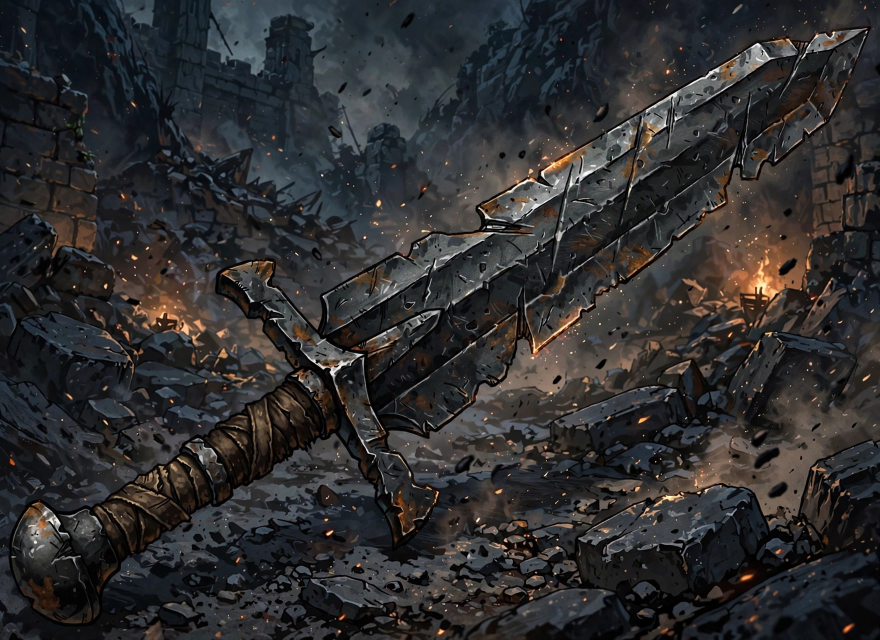
#> input picture assets/weapons/w001_hac_kiem_tan_binh/card/w001_card_preview_raw.png, 1760 x 1280 px, found by its file name (shown at 1/2 size)
$ python generate_sticker_and_w001.py
#> lines starting #> are read from the running program, lines starting #| are printed output that depends on the picture
#!/usr/bin/env python3
"""
Generator for:
1. Base Stickman / Sticker Hero ('Tướng Sticker Basic' — Stick War / Supreme Duelist 2D style, 4 Team Colors: Blue, Red, Green, Amber)
2. Weapon 001 (W001: Hắc Kiếm Tàn Binh — Rarity N Black-Iron Broadsword):
   - Horizontal Card Preview (884x632 PNG & 354x253 WebP) with DIAGONAL weapon composition to optimize horizontal frame.
   - Full uncropped Weapon Sprite on pure #FF00FF magenta (zero square frame) with 2 Grip Points (Grip 1 & Grip 2).
"""
import json
import os
import subprocess
import time
import urllib.request
import numpy as np
from PIL import Image

BASE_URL = "http://127.0.0.1:3456"
API_URL = f"{BASE_URL}/generate-image"
THREAD_URL = f"{BASE_URL}/v1/thread"

STICKER_DIR = "/Users/dochung/Desktop/card_g/assets/sticker_hero"
STICKER_REF_DIR = os.path.join(STICKER_DIR, "reference")
STICKER_RAW_DIR = os.path.join(STICKER_DIR, "raw")

W001_DIR = "/Users/dochung/Desktop/card_g/assets/weapons/w001_hac_kiem_tan_binh"
W001_CARD_DIR = os.path.join(W001_DIR, "card")
W001_MOB_CARD_DIR = "/Users/dochung/Desktop/card_g/assets/mobile/weapons/w001_hac_kiem_tan_binh/card"
W001_RAW_DIR = os.path.join(W001_DIR, "raw")
W001_PARTS_DIR = os.path.join(W001_DIR, "parts")

LAYOUT_1X1 = "/Users/dochung/Desktop/card_g/layout_guide/layout_guide_1x1.png"
LAYOUT_2X2 = "/Users/dochung/Desktop/card_g/layout_guide/layout_guide_2x2.png"

for d in [STICKER_REF_DIR, STICKER_RAW_DIR, W001_CARD_DIR, W001_MOB_CARD_DIR, W001_RAW_DIR, W001_PARTS_DIR]:
    os.makedirs(d, exist_ok=True)


def create_new_muse_thread():
    data = json.dumps({"new_thread": True}).encode("utf-8")
    req = urllib.request.Request(
        THREAD_URL,
        data=data,
        headers={"Content-Type": "application/json"},
        method="POST",
    )
    print("[Muse API] Creating brand-new thread (new_thread: true)...")
    with urllib.request.urlopen(req, timeout=60) as resp:
        res = json.loads(resp.read().decode("utf-8"))
        print(f"[Muse API] New thread created: session_id={res.get('session_id')} | url={res.get('thread_url')}")
        return res


def call_muse_generate(prompt: str, ref_images: list, save_path: str):
    if os.path.exists(save_path) and os.path.getsize(save_path) > 1024:
        print(f"[Muse API] Already exists, skipping: {save_path}")
        return
    for attempt in range(1, 4):
        payload = {
            "prompt": prompt,
            "reference_images": ref_images,
            "save_path": save_path,
        }
        data = json.dumps(payload).encode("utf-8")
        req = urllib.request.Request(
            API_URL,
            data=data,
            headers={"Content-Type": "application/json"},
            method="POST",
        )
        print(f"[Muse API] Attempt {attempt}/3 Generating -> {save_path} ...")
        try:
            with urllib.request.urlopen(req, timeout=300) as resp:
                res = json.loads(resp.read().decode("utf-8"))
        except Exception as e:
            print(f"[Muse API] Attempt {attempt} exception: {e}")
            res = {"error": str(e)}

        if os.path.exists(save_path) and os.path.getsize(save_path) > 1024:
            print(f"[Muse API] Successfully saved: {save_path} ({os.path.getsize(save_path)} bytes)")
            return res
        print(f"[Muse API] Warning: file not created yet (response={str(res)[:300]}). Retrying in 3s...")
        time.sleep(3)
    raise RuntimeError(f"Failed to generate {save_path} after 3 attempts!")


# 0. Start a brand-new thread on Muse Local Server
create_new_muse_thread()
#> (the call stopped at in create_new_muse_thread, `with urllib.request.urlopen(req, timeout=60) as resp:`: the network is not available in this run)

# 1. Generate Master Reference of Base Stickman Warrior ('Tướng Sticker Basic' — Stick War / Supreme Duelist 2D style)
sticker_ref_raw = os.path.join(STICKER_REF_DIR, "sticker_reference_raw.png")
prompt_sticker_ref = (
    "A single full-body 2D stylized Stickman Warrior game character ('Tướng Sticker Basic' in the style of Stick War: Legacy and Supreme Duelist Stickman) "
    "standing in a dynamic 3/4 combat stance facing RIGHT on a 100% pure flat solid #FF00FF magenta background. "
    "CRITICAL: DO NOT draw any cyan box, DO NOT draw any square frame, DO NOT draw any grid lines, and DO NOT draw any weapon! "
    "The background everywhere around the character must be 100% pure flat #FF00FF magenta. "
    "Design & Anatomy of the Stickman Warrior (clean 2D vector-painted game art with bold dark outlines and smooth 2D cel-shaded royal-blue #3B82F6 body segments so joints are clearly articulated): "
    "- Head (`head`): a smooth spherical stickman head with fierce determined white warrior eyes and a sleek dark-slate headband/brow accent, facing 3/4 right. "
    "- Torso (`chest` + `hip`): an athletic tapered stickman upper torso capsule (`chest`) connected to a compact articulated pelvis/waist joint (`hip`) with a simple dark utility belt band. "
    "- Arms: clearly articulated capsule upper arms (`arm_upper`), capsule forearms (`arm_lower`), and rounded clenched stickman fists (`hand_front` and `hand_back`) with a thumb knuckle ready to hold any weapon, posed in an open combat stance with arms separated from the body so nothing overlaps. "
    "- Legs: clearly articulated capsule thighs (`leg_thigh`), capsule shins (`leg_shin`), and sleek rounded stickman feet (`foot_front` and `foot_back`) planted in a 3/4 combat stance."
)
call_muse_generate(prompt_sticker_ref, [LAYOUT_1X1], sticker_ref_raw)

# 2. Generate 2x2 Cutout Parts Sheet for Stickman Warrior on pure #FF00FF
sticker_parts_raw = os.path.join(STICKER_RAW_DIR, "sticker_parts_2x2_raw.png")
prompt_sticker_parts = (
    "2x2 grid of 4 isolated 2D game cutout body-part groups for the exact royal-blue #3B82F6 Stickman Warrior from the second reference image, "
    "on a 100% pure flat solid #FF00FF magenta background. "
    "CRITICAL: DO NOT draw any cyan boxes, grid lines, or borders! The entire background must be 100% pure flat #FF00FF magenta: "
    "- Top-Left (Row 1, Col 1): HEAD ONLY (`head`) — the smooth round royal-blue stickman warrior head with fierce white eyes and dark brow headband in 3/4 right view. "
    "- Top-Right (Row 1, Col 2): TORSO & PELVIS SEPARATED (`chest` above, `hip` below with space between them) — the armless, legless royal-blue tapered upper chest capsule and the compact waist/pelvis segment with dark belt band. "
    "- Bottom-Left (Row 2, Col 1): ARM SEGMENTS SEPARATED (`arm_upper`, `arm_lower`, and rounded gripping fist `hand` spaced apart with clear #FF00FF gap between each piece) — smooth royal-blue capsule limb segments with bold dark outlines and rounded joint ends. "
    "- Bottom-Right (Row 2, Col 2): LEG SEGMENTS SEPARATED (`leg_thigh`, `leg_shin`, and rounded stickman foot `foot` spaced apart with clear #FF00FF gap between each piece) — smooth royal-blue capsule leg segments and foot with bold dark outlines."
)
call_muse_generate(prompt_sticker_parts, [LAYOUT_2X2, sticker_ref_raw], sticker_parts_raw)

# 3. Generate Weapon 001 (W001: Hắc Kiếm Tàn Binh — Rarity N) FULL UNCROPPED SPRITE on pure #FF00FF
w001_raw_path = os.path.join(W001_RAW_DIR, "w001_weapon_raw.png")
prompt_w001_sprite = (
    "A single standalone 2D dark-fantasy game weapon sprite on a 100% pure flat solid #FF00FF magenta background. "
    "CRITICAL: DO NOT draw any cyan box, DO NOT draw any square border, DO NOT draw any character or hand! "
    "The entire weapon must fit 100% completely inside the canvas with generous #FF00FF margin on all 4 sides (zero cropped tips!). "
    "Weapon: 'Hắc Kiếm Tàn Binh' (Weapon 001 — Broken/Battle-Notched Black-Iron Greatsword / Broadsword, Common Rarity N). "
    "Design: a heavy, rugged medieval dark-fantasy broadsword with a long two-handed leather-wrapped hilt (clearly showing the primary upper grip section near the crossguard AND a secondary lower grip section above the heavy iron pommel so it can be held 1-handed or 2-handed), "
    "a dull notched dark-iron crossguard, and a wide, battle-scarred blackened iron blade with combat nicks, scratches, and slight rust patina (zero magical neon glow — grounded Common Rarity N iron weapon). "
    "Orientation: placed diagonally from bottom-left (pommel and hilt) to top-right (blade tip), sharp bold dark outlines, rich hand-painted metal and leather texture."
)
call_muse_generate(prompt_w001_sprite, [LAYOUT_1X1], w001_raw_path)

# 4. Generate Weapon 001 HORIZONTAL CARD PREVIEW (884x632 PNG + 354x253 WebP) — Diagonal weapon composition, NO card frame!
w001_card_raw = os.path.join(W001_CARD_DIR, "w001_card_preview_raw.png")
w001_card_png = os.path.join(W001_CARD_DIR, "w001_card_preview.png")
w001_card_webp = os.path.join(W001_MOB_CARD_DIR, "w001_card_preview.webp")

prompt_w001_card = (
    "Horizontal landscape 2D dark-fantasy weapon card illustration (aspect ratio 11:8 horizontal) showcasing the exact weapon 'Hắc Kiếm Tàn Binh' "
    "(battle-notched blackened iron broadsword with long two-handed leather-wrapped hilt and iron crossguard) from the reference image. "
    "COMPOSITION RULE: Because the sword is long, place the entire sword DIAGONALLY across the horizontal rectangular frame (from bottom-left hilt to top-right blade tip) "
    "so the weapon fills the diagonal of the image prominently and heroically without being cropped! "
    "Background: dramatic dark-fantasy stone battlefield ruin with drifting ash, cracked slate rocks, and subtle warm torchlight glinting off the notched black-iron blade. "
    "Pure illustration only — DO NOT draw any card frame, border, text, numbers, or UI icons."
)
call_muse_generate(prompt_w001_card, [w001_raw_path], w001_card_raw)

im_p = Image.open(w001_card_raw).convert("RGB")
#> im_p is the input picture: PIL image 1760x1280 RGB; mean R, G, B 46.9, 46.2, 46.8
pw, ph = im_p.size
#> pw = 1760; ph = 1280
target_ratio = 884.0 / 632.0
curr_ratio = pw / float(ph)
#> curr_ratio = 1.38
if curr_ratio > target_ratio:
    new_w = int(round(ph * target_ratio))
    x0 = (pw - new_w) // 2
    im_p = im_p.crop((x0, 0, x0 + new_w, ph))
elif curr_ratio < target_ratio:
    new_h = int(round(pw / target_ratio))
#> new_h = 1258
    y0 = (ph - new_h) // 2
#> y0 = 11
    im_p = im_p.crop((0, y0, pw, y0 + new_h))
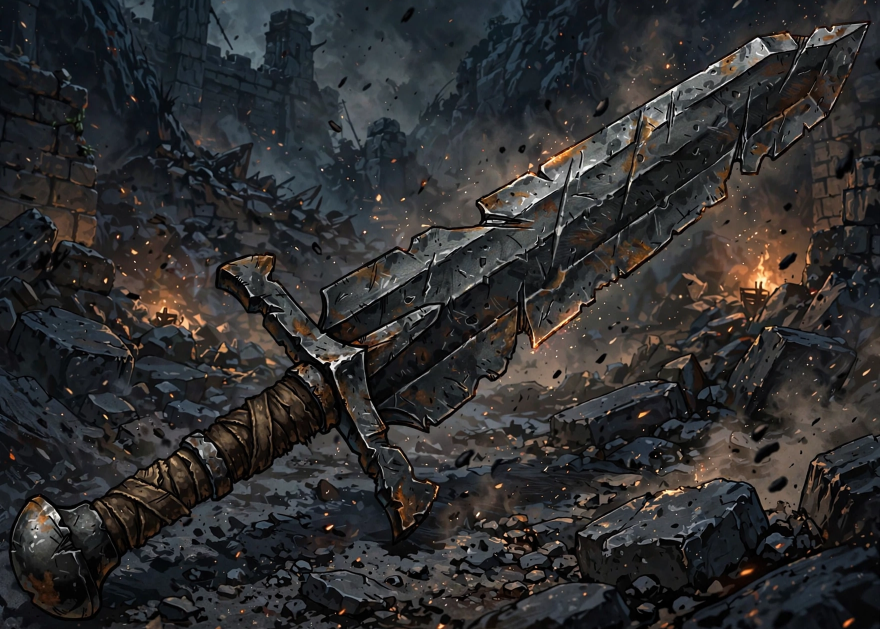
#> im_p: PIL image 1760x1258 RGB (shown at 1/2 size); mean R, G, B 47.2, 46.4, 47

im_884 = im_p.resize((884, 632), Image.Resampling.LANCZOS)
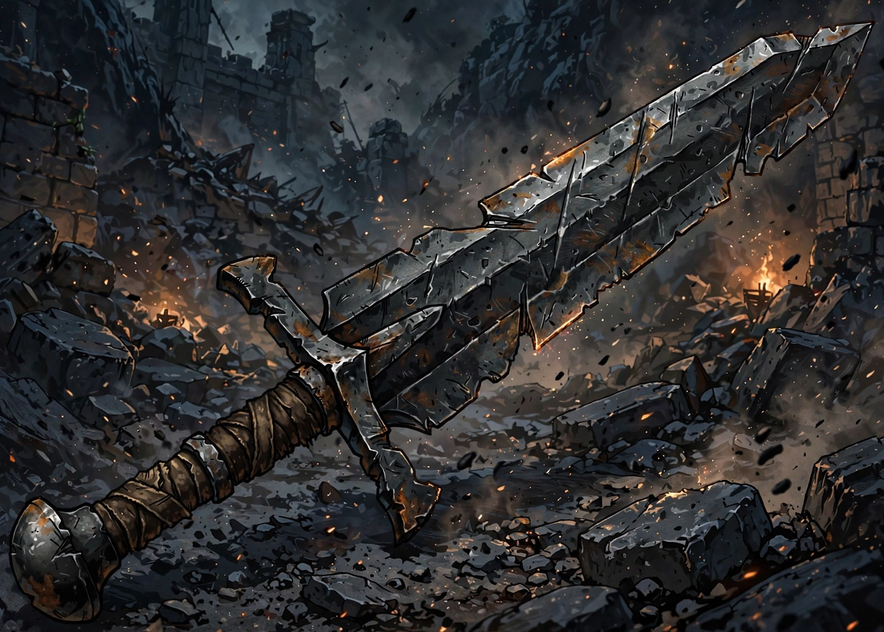
#> im_884: PIL image 884x632 RGB; mean R, G, B 47.2, 46.5, 47
im_884.save(w001_card_png, format="PNG")
im_354 = im_p.resize((354, 253), Image.Resampling.LANCZOS)
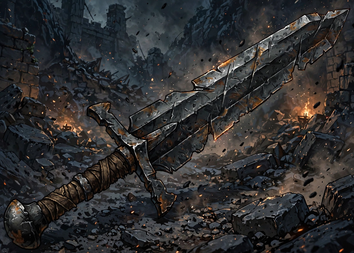
#> im_354: PIL image 354x253 RGB; mean R, G, B 47.2, 46.5, 47
im_354.save(w001_card_webp, format="WEBP", quality=92)
print(f"[W001 Card Preview] Saved {w001_card_png} (884x632) & {w001_card_webp} (354x253)")
print("=== All Sticker Hero & W001 Muse Generations Complete! ===")
